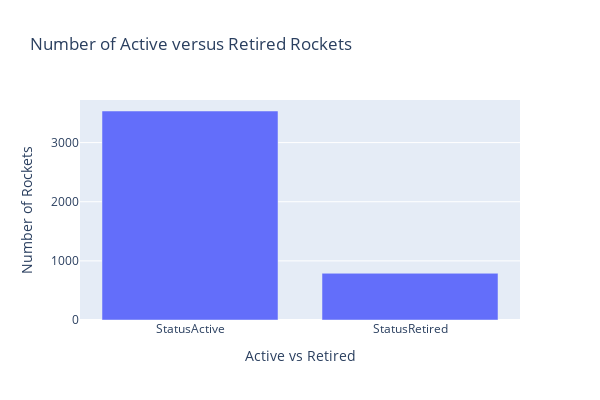

Notebook code for this chart:
### Code cell
bar = px.bar(x = df['Rocket_Status'].unique(),
             y = df['Rocket_Status'].value_counts(),
             title='Number of Active versus Retired Rockets',
             color_continuous_scale='Agsunset')

bar.update_layout(xaxis_title='Active vs Retired',
yaxis_title='Number of Rockets',
coloraxis_showscale=False,
width=600,
height=400)

bar.show()

### Figure 1 — Plotly figure (JSON) as saved in the notebook; plotly's stock layout.template omitted (floating-point values rounded to 4 significant figures)
{"data": [{"alignmentgroup": "True", "hovertemplate": "x=%{x}<br>y=%{y}<extra></extra>", "legendgroup": "", "marker": {"color": "#636efa", "pattern": {"shape": ""}}, "name": "", "offsetgroup": "", "orientation": "v", "showlegend": false, "textposition": "auto", "type": "bar", "x": ["StatusActive", "StatusRetired"], "xaxis": "x", "y": [3534, 790], "yaxis": "y"}], "layout": {"barmode": "relative", "coloraxis": {"showscale": false}, "height": 400, "legend": {"tracegroupgap": 0}, "title": {"text": "Number of Active versus Retired Rockets"}, "width": 600, "xaxis": {"anchor": "y", "domain": [0, 1], "title": {"text": "Active vs Retired"}}, "yaxis": {"anchor": "x", "domain": [0, 1], "title": {"text": "Number of Rockets"}}}}
